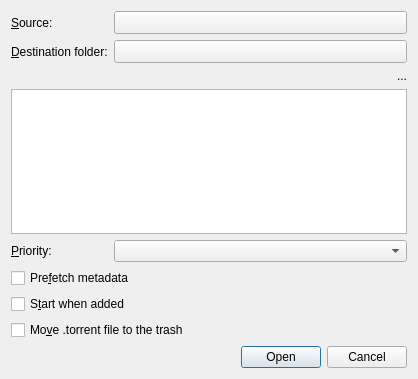
<?xml version="1.0" encoding="UTF-8"?>
<ui version="4.0">
 <class>OptionsDialog</class>
 <widget class="QDialog" name="OptionsDialog">
  <property name="geometry">
   <rect>
    <x>0</x>
    <y>0</y>
    <width>418</width>
    <height>379</height>
   </rect>
  </property>
  <layout class="QGridLayout" name="dialogLayout">
   <item row="0" column="0">
    <widget class="QLabel" name="sourceLabel">
     <property name="text">
      <string>&amp;Source:</string>
     </property>
     <property name="buddy">
      <cstring>sourceButton</cstring>
     </property>
    </widget>
   </item>
   <item row="0" column="1">
    <widget class="QStackedWidget" name="sourceStack">
     <property name="sizePolicy">
      <sizepolicy hsizetype="Preferred" vsizetype="Fixed">
       <horstretch>0</horstretch>
       <verstretch>0</verstretch>
      </sizepolicy>
     </property>
     <widget class="PathButton" name="sourceButton"/>
     <widget class="QLineEdit" name="sourceEdit"/>
    </widget>
   </item>
   <item row="1" column="0">
    <widget class="QLabel" name="destinationLabel">
     <property name="text">
      <string>&amp;Destination folder:</string>
     </property>
     <property name="buddy">
      <cstring>destinationButton</cstring>
     </property>
    </widget>
   </item>
   <item row="1" column="1">
    <widget class="QStackedWidget" name="destinationStack">
     <property name="sizePolicy">
      <sizepolicy hsizetype="Preferred" vsizetype="Fixed">
       <horstretch>0</horstretch>
       <verstretch>0</verstretch>
      </sizepolicy>
     </property>
     <widget class="PathButton" name="destinationButton"/>
     <widget class="QLineEdit" name="destinationEdit"/>
    </widget>
   </item>
   <item row="2" column="1">
    <widget class="FreeSpaceLabel" name="freeSpaceLabel">
     <property name="text">
      <string notr="true">...</string>
     </property>
     <property name="alignment">
      <set>Qt::AlignRight|Qt::AlignTrailing|Qt::AlignVCenter</set>
     </property>
    </widget>
   </item>
   <item row="3" column="0" colspan="2">
    <widget class="FileTreeView" name="filesView"/>
   </item>
   <item row="4" column="0">
    <widget class="QLabel" name="priorityLabel">
     <property name="text">
      <string>&amp;Priority:</string>
     </property>
     <property name="buddy">
      <cstring>priorityCombo</cstring>
     </property>
    </widget>
   </item>
   <item row="4" column="1">
    <widget class="QComboBox" name="priorityCombo"/>
   </item>
   <item row="5" column="0" colspan="2">
    <widget class="QCheckBox" name="prefetchMetadataCheck">
     <property name="text">
      <string>Pre&amp;fetch metadata</string>
     </property>
    </widget>
   </item>
   <item row="6" column="0" colspan="2">
    <widget class="QCheckBox" name="startCheck">
     <property name="text">
      <string>S&amp;tart when added</string>
     </property>
    </widget>
   </item>
   <item row="7" column="0" colspan="2">
    <widget class="QCheckBox" name="trashCheck">
     <property name="text">
      <string>Mo&amp;ve .torrent file to the trash</string>
     </property>
    </widget>
   </item>
   <item row="8" column="0" colspan="2">
    <widget class="QDialogButtonBox" name="dialogButtons">
     <property name="orientation">
      <enum>Qt::Horizontal</enum>
     </property>
     <property name="standardButtons">
      <set>QDialogButtonBox::Cancel|QDialogButtonBox::Open</set>
     </property>
    </widget>
   </item>
  </layout>
 </widget>
 <customwidgets>
  <customwidget>
   <class>FileTreeView</class>
   <extends>QTreeView</extends>
   <header>FileTreeView.h</header>
  </customwidget>
  <customwidget>
   <class>FreeSpaceLabel</class>
   <extends>QLabel</extends>
   <header>FreeSpaceLabel.h</header>
  </customwidget>
  <customwidget>
   <class>PathButton</class>
   <extends>QToolButton</extends>
   <header>PathButton.h</header>
  </customwidget>
 </customwidgets>
 <resources/>
 <connections/>
</ui>
